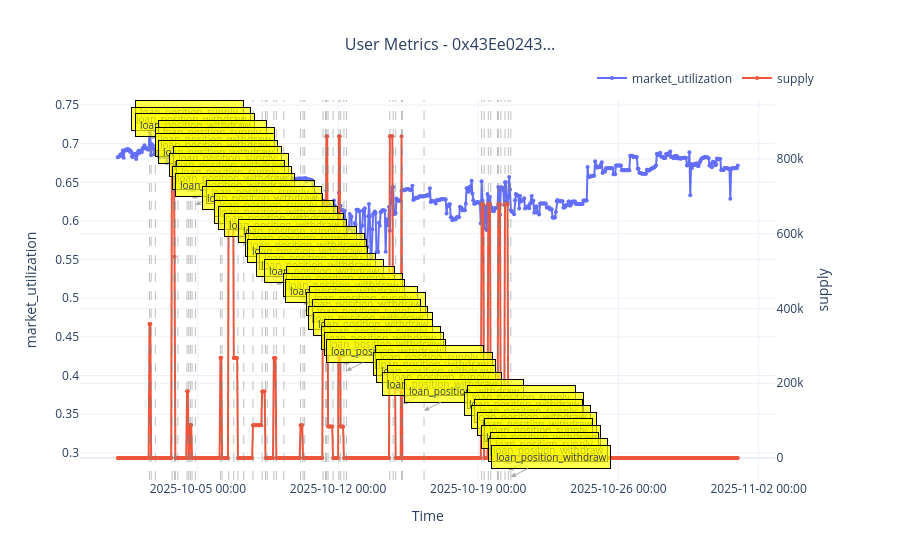

Notebook code for this chart:
### Code cell
MARKET = "eth_wsteth_usdc"
EVENTS_PATH = "/Users/yegortrussov/Documents/ml/lending_protocols/dataset_collection/data/markets_labelled"
HOURLY_MARKET_PATH = "/Users/yegortrussov/Documents/ml/lending_protocols/dataset_collection/data/markets_hourly_data"

df = pd.read_csv(f"{EVENTS_PATH}/{MARKET}.csv")
market_df = pd.read_csv(f"{HOURLY_MARKET_PATH}/{MARKET}.csv")

df.head(2)

hourly_df = create_hourly_user_dataset(
    df[df["user_address"].isin(solo_depositors)],
    market_df,
    n_hours=1,
    start_with_open=False
)
hourly_df["supply"] = hourly_df["supply"].clip(0,100000000)
plot_user_metrics(hourly_df, ['market_utilization', 'supply'], user_address='0x43Ee0243eA8CF02f7087d8B16C8D2007CC9c7cA2', 
                  dates_range=["2025-10-01", "2025-11-01"])
# )

### Figure 1 — Plotly figure (JSON) as saved in the notebook; plotly's stock layout.template omitted (floating-point values rounded to 4 significant figures; data arrays with more than 128 entries replaced by an {"elided": "..."} marker saying what was removed)
{"data": [{"line": {"color": "#636EFA", "width": 2}, "marker": {"size": 4}, "mode": "lines+markers", "name": "market_utilization", "type": "scatter", "x": {"elided": "744 str values"}, "xaxis": "x", "y": {"elided": "744 float values"}, "yaxis": "y"}, {"line": {"color": "#EF553B", "width": 2}, "marker": {"size": 4}, "mode": "lines+markers", "name": "supply", "type": "scatter", "x": {"elided": "744 str values"}, "xaxis": "x", "y": {"elided": "744 float values"}, "yaxis": "y2"}], "layout": {"annotations": [{"arrowcolor": "darkgray", "arrowhead": 2, "arrowsize": 1, "arrowwidth": 1, "ax": 40, "ay": -20, "bgcolor": "rgba(255, 255, 0, 0.7)", "bordercolor": "black", "borderpad": 4, "borderwidth": 1, "font": {"size": 10}, "showarrow": true, "text": "loan_position_supply", "x": "2025-10-02T14:01:59", "y": 0.7151, "yref": "y"}, {"arrowcolor": "darkgray", "arrowhead": 2, "arrowsize": 1, "arrowwidth": 1, "ax": 40, "ay": -20, "bgcolor": "rgba(255, 255, 0, 0.7)", "bordercolor": "black", "borderpad": 4, "borderwidth": 1, "font": {"size": 10}, "showarrow": true, "text": "loan_position_withdraw", "x": "2025-10-02T16:01:59", "y": 0.7065, "yref": "y"}, {"arrowcolor": "darkgray", "arrowhead": 2, "arrowsize": 1, "arrowwidth": 1, "ax": 40, "ay": -20, "bgcolor": "rgba(255, 255, 0, 0.7)", "bordercolor": "black", "borderpad": 4, "borderwidth": 1, "font": {"size": 10}, "showarrow": true, "text": "loan_position_withdraw", "x": "2025-10-02T21:01:59", "y": 0.6979, "yref": "y"}, {"arrowcolor": "darkgray", "arrowhead": 2, "arrowsize": 1, "arrowwidth": 1, "ax": 40, "ay": -20, "bgcolor": "rgba(255, 255, 0, 0.7)", "bordercolor": "black", "borderpad": 4, "borderwidth": 1, "font": {"size": 10}, "showarrow": true, "text": "loan_position_supply", "x": "2025-10-03T17:01:59", "y": 0.6893, "yref": "y"}, {"arrowcolor": "darkgray", "arrowhead": 2, "arrowsize": 1, "arrowwidth": 1, "ax": 40, "ay": -20, "bgcolor": "rgba(255, 255, 0, 0.7)", "bordercolor": "black", "borderpad": 4, "borderwidth": 1, "font": {"size": 10}, "showarrow": true, "text": "loan_position_withdraw", "x": "2025-10-03T20:01:59", "y": 0.6807, "yref": "y"}, {"arrowcolor": "darkgray", "arrowhead": 2, "arrowsize": 1, "arrowwidth": 1, "ax": 40, "ay": -20, "bgcolor": "rgba(255, 255, 0, 0.7)", "bordercolor": "black", "borderpad": 4, "borderwidth": 1, "font": {"size": 10}, "showarrow": true, "text": "loan_position_withdraw", "x": "2025-10-03T21:01:59", "y": 0.6722, "yref": "y"}, {"arrowcolor": "darkgray", "arrowhead": 2, "arrowsize": 1, "arrowwidth": 1, "ax": 40, "ay": -20, "bgcolor": "rgba(255, 255, 0, 0.7)", "bordercolor": "black", "borderpad": 4, "borderwidth": 1, "font": {"size": 10}, "showarrow": true, "text": "loan_position_withdraw", "x": "2025-10-04T00:01:59", "y": 0.6636, "yref": "y"}, {"arrowcolor": "darkgray", "arrowhead": 2, "arrowsize": 1, "arrowwidth": 1, "ax": 40, "ay": -20, "bgcolor": "rgba(255, 255, 0, 0.7)", "bordercolor": "black", "borderpad": 4, "borderwidth": 1, "font": {"size": 10}, "showarrow": true, "text": "loan_position_supply", "x": "2025-10-04T11:01:59", "y": 0.655, "yref": "y"}, {"arrowcolor": "darkgray", "arrowhead": 2, "arrowsize": 1, "arrowwidth": 1, "ax": 40, "ay": -20, "bgcolor": "rgba(255, 255, 0, 0.7)", "bordercolor": "black", "borderpad": 4, "borderwidth": 1, "font": {"size": 10}, "showarrow": true, "text": "loan_position_withdraw", "x": "2025-10-04T13:01:59", "y": 0.6464, "yref": "y"}, {"arrowcolor": "darkgray", "arrowhead": 2, "arrowsize": 1, "arrowwidth": 1, "ax": 40, "ay": -20, "bgcolor": "rgba(255, 255, 0, 0.7)", "bordercolor": "black", "borderpad": 4, "borderwidth": 1, "font": {"size": 10}, "showarrow": true, "text": "loan_position_supply", "x": "2025-10-04T15:01:59", "y": 0.6378, "yref": "y"}, {"arrowcolor": "darkgray", "arrowhead": 2, "arrowsize": 1, "arrowwidth": 1, "ax": 40, "ay": -20, "bgcolor": "rgba(255, 255, 0, 0.7)", "bordercolor": "black", "borderpad": 4, "borderwidth": 1, "font": {"size": 10}, "showarrow": true, "text": "loan_position_withdraw", "x": "2025-10-04T17:01:59", "y": 0.6292, "yref": "y"}, {"arrowcolor": "darkgray", "arrowhead": 2, "arrowsize": 1, "arrowwidth": 1, "ax": 40, "ay": -20, "bgcolor": "rgba(255, 255, 0, 0.7)", "bordercolor": "black", "borderpad": 4, "borderwidth": 1, "font": {"size": 10}, "showarrow": true, "text": "loan_position_withdraw", "x": "2025-10-04T21:01:59", "y": 0.6207, "yref": "y"}, {"arrowcolor": "darkgray", "arrowhead": 2, "arrowsize": 1, "arrowwidth": 1, "ax": 40, "ay": -20, "bgcolor": "rgba(255, 255, 0, 0.7)", "bordercolor": "black", "borderpad": 4, "borderwidth": 1, "font": {"size": 10}, "showarrow": true, "text": "loan_position_supply", "x": "2025-10-06T03:01:59", "y": 0.6121, "yref": "y"}, {"arrowcolor": "darkgray", "arrowhead": 2, "arrowsize": 1, "arrowwidth": 1, "ax": 40, "ay": -20, "bgcolor": "rgba(255, 255, 0, 0.7)", "bordercolor": "black", "borderpad": 4, "borderwidth": 1, "font": {"size": 10}, "showarrow": true, "text": "loan_position_withdraw", "x": "2025-10-06T05:01:59", "y": 0.6035, "yref": "y"}, {"arrowcolor": "darkgray", "arrowhead": 2, "arrowsize": 1, "arrowwidth": 1, "ax": 40, "ay": -20, "bgcolor": "rgba(255, 255, 0, 0.7)", "bordercolor": "black", "borderpad": 4, "borderwidth": 1, "font": {"size": 10}, "showarrow": true, "text": "loan_position_supply", "x": "2025-10-06T13:01:59", "y": 0.5949, "yref": "y"}, {"arrowcolor": "darkgray", "arrowhead": 2, "arrowsize": 1, "arrowwidth": 1, "ax": 40, "ay": -20, "bgcolor": "rgba(255, 255, 0, 0.7)", "bordercolor": "black", "borderpad": 4, "borderwidth": 1, "font": {"size": 10}, "showarrow": true, "text": "loan_position_withdraw", "x": "2025-10-06T19:01:59", "y": 0.5863, "yref": "y"}, {"arrowcolor": "darkgray", "arrowhead": 2, "arrowsize": 1, "arrowwidth": 1, "ax": 40, "ay": -20, "bgcolor": "rgba(255, 255, 0, 0.7)", "bordercolor": "black", "borderpad": 4, "borderwidth": 1, "font": {"size": 10}, "showarrow": true, "text": "loan_position_withdraw", "x": "2025-10-07T00:01:59", "y": 0.5777, "yref": "y"}, {"arrowcolor": "darkgray", "arrowhead": 2, "arrowsize": 1, "arrowwidth": 1, "ax": 40, "ay": -20, "bgcolor": "rgba(255, 255, 0, 0.7)", "bordercolor": "black", "borderpad": 4, "borderwidth": 1, "font": {"size": 10}, "showarrow": true, "text": "loan_position_withdraw", "x": "2025-10-07T07:01:59", "y": 0.5692, "yref": "y"}, {"arrowcolor": "darkgray", "arrowhead": 2, "arrowsize": 1, "arrowwidth": 1, "ax": 40, "ay": -20, "bgcolor": "rgba(255, 255, 0, 0.7)", "bordercolor": "black", "borderpad": 4, "borderwidth": 1, "font": {"size": 10}, "showarrow": true, "text": "loan_position_supply", "x": "2025-10-07T18:01:59", "y": 0.5606, "yref": "y"}, {"arrowcolor": "darkgray", "arrowhead": 2, "arrowsize": 1, "arrowwidth": 1, "ax": 40, "ay": -20, "bgcolor": "rgba(255, 255, 0, 0.7)", "bordercolor": "black", "borderpad": 4, "borderwidth": 1, "font": {"size": 10}, "showarrow": true, "text": "loan_position_supply", "x": "2025-10-08T05:01:59", "y": 0.552, "yref": "y"}, {"arrowcolor": "darkgray", "arrowhead": 2, "arrowsize": 1, "arrowwidth": 1, "ax": 40, "ay": -20, "bgcolor": "rgba(255, 255, 0, 0.7)", "bordercolor": "black", "borderpad": 4, "borderwidth": 1, "font": {"size": 10}, "showarrow": true, "text": "loan_position_withdraw", "x": "2025-10-08T09:01:59", "y": 0.5434, "yref": "y"}, {"arrowcolor": "darkgray", "arrowhead": 2, "arrowsize": 1, "arrowwidth": 1, "ax": 40, "ay": -20, "bgcolor": "rgba(255, 255, 0, 0.7)", "bordercolor": "black", "borderpad": 4, "borderwidth": 1, "font": {"size": 10}, "showarrow": true, "text": "loan_position_withdraw", "x": "2025-10-08T11:01:59", "y": 0.5348, "yref": "y"}, {"arrowcolor": "darkgray", "arrowhead": 2, "arrowsize": 1, "arrowwidth": 1, "ax": 40, "ay": -20, "bgcolor": "rgba(255, 255, 0, 0.7)", "bordercolor": "black", "borderpad": 4, "borderwidth": 1, "font": {"size": 10}, "showarrow": true, "text": "loan_position_supply", "x": "2025-10-08T19:01:59", "y": 0.5262, "yref": "y"}, {"arrowcolor": "darkgray", "arrowhead": 2, "arrowsize": 1, "arrowwidth": 1, "ax": 40, "ay": -20, "bgcolor": "rgba(255, 255, 0, 0.7)", "bordercolor": "black", "borderpad": 4, "borderwidth": 1, "font": {"size": 10}, "showarrow": true, "text": "loan_position_withdraw", "x": "2025-10-08T22:01:59", "y": 0.5177, "yref": "y"}, {"arrowcolor": "darkgray", "arrowhead": 2, "arrowsize": 1, "arrowwidth": 1, "ax": 40, "ay": -20, "bgcolor": "rgba(255, 255, 0, 0.7)", "bordercolor": "black", "borderpad": 4, "borderwidth": 1, "font": {"size": 10}, "showarrow": true, "text": "loan_position_withdraw", "x": "2025-10-09T07:01:59", "y": 0.5091, "yref": "y"}, {"arrowcolor": "darkgray", "arrowhead": 2, "arrowsize": 1, "arrowwidth": 1, "ax": 40, "ay": -20, "bgcolor": "rgba(255, 255, 0, 0.7)", "bordercolor": "black", "borderpad": 4, "borderwidth": 1, "font": {"size": 10}, "showarrow": true, "text": "loan_position_supply", "x": "2025-10-10T03:01:59", "y": 0.5005, "yref": "y"}, {"arrowcolor": "darkgray", "arrowhead": 2, "arrowsize": 1, "arrowwidth": 1, "ax": 40, "ay": -20, "bgcolor": "rgba(255, 255, 0, 0.7)", "bordercolor": "black", "borderpad": 4, "borderwidth": 1, "font": {"size": 10}, "showarrow": true, "text": "loan_position_withdraw", "x": "2025-10-10T06:01:59", "y": 0.4919, "yref": "y"}, {"arrowcolor": "darkgray", "arrowhead": 2, "arrowsize": 1, "arrowwidth": 1, "ax": 40, "ay": -20, "bgcolor": "rgba(255, 255, 0, 0.7)", "bordercolor": "black", "borderpad": 4, "borderwidth": 1, "font": {"size": 10}, "showarrow": true, "text": "loan_position_withdraw", "x": "2025-10-10T08:01:59", "y": 0.4833, "yref": "y"}, {"arrowcolor": "darkgray", "arrowhead": 2, "arrowsize": 1, "arrowwidth": 1, "ax": 40, "ay": -20, "bgcolor": "rgba(255, 255, 0, 0.7)", "bordercolor": "black", "borderpad": 4, "borderwidth": 1, "font": {"size": 10}, "showarrow": true, "text": "loan_position_supply", "x": "2025-10-11T06:01:59", "y": 0.4748, "yref": "y"}, {"arrowcolor": "darkgray", "arrowhead": 2, "arrowsize": 1, "arrowwidth": 1, "ax": 40, "ay": -20, "bgcolor": "rgba(255, 255, 0, 0.7)", "bordercolor": "black", "borderpad": 4, "borderwidth": 1, "font": {"size": 10}, "showarrow": true, "text": "loan_position_withdraw", "x": "2025-10-11T09:01:59", "y": 0.4662, "yref": "y"}, {"arrowcolor": "darkgray", "arrowhead": 2, "arrowsize": 1, "arrowwidth": 1, "ax": 40, "ay": -20, "bgcolor": "rgba(255, 255, 0, 0.7)", "bordercolor": "black", "borderpad": 4, "borderwidth": 1, "font": {"size": 10}, "showarrow": true, "text": "loan_position_supply", "x": "2025-10-11T10:01:59", "y": 0.4576, "yref": "y"}, {"arrowcolor": "darkgray", "arrowhead": 2, "arrowsize": 1, "arrowwidth": 1, "ax": 40, "ay": -20, "bgcolor": "rgba(255, 255, 0, 0.7)", "bordercolor": "black", "borderpad": 4, "borderwidth": 1, "font": {"size": 10}, "showarrow": true, "text": "loan_position_withdraw", "x": "2025-10-11T12:01:59", "y": 0.449, "yref": "y"}, {"arrowcolor": "darkgray", "arrowhead": 2, "arrowsize": 1, "arrowwidth": 1, "ax": 40, "ay": -20, "bgcolor": "rgba(255, 255, 0, 0.7)", "bordercolor": "black", "borderpad": 4, "borderwidth": 1, "font": {"size": 10}, "showarrow": true, "text": "loan_position_withdraw", "x": "2025-10-11T18:01:59", "y": 0.4404, "yref": "y"}, {"arrowcolor": "darkgray", "arrowhead": 2, "arrowsize": 1, "arrowwidth": 1, "ax": 40, "ay": -20, "bgcolor": "rgba(255, 255, 0, 0.7)", "bordercolor": "black", "borderpad": 4, "borderwidth": 1, "font": {"size": 10}, "showarrow": true, "text": "loan_position_supply", "x": "2025-10-12T01:01:59", "y": 0.4318, "yref": "y"}, {"arrowcolor": "darkgray", "arrowhead": 2, "arrowsize": 1, "arrowwidth": 1, "ax": 40, "ay": -20, "bgcolor": "rgba(255, 255, 0, 0.7)", "bordercolor": "black", "borderpad": 4, "borderwidth": 1, "font": {"size": 10}, "showarrow": true, "text": "loan_position_withdraw", "x": "2025-10-12T03:01:59", "y": 0.4233, "yref": "y"}, {"arrowcolor": "darkgray", "arrowhead": 2, "arrowsize": 1, "arrowwidth": 1, "ax": 40, "ay": -20, "bgcolor": "rgba(255, 255, 0, 0.7)", "bordercolor": "black", "borderpad": 4, "borderwidth": 1, "font": {"size": 10}, "showarrow": true, "text": "loan_position_withdraw", "x": "2025-10-12T07:01:59", "y": 0.4147, "yref": "y"}, {"arrowcolor": "darkgray", "arrowhead": 2, "arrowsize": 1, "arrowwidth": 1, "ax": 40, "ay": -20, "bgcolor": "rgba(255, 255, 0, 0.7)", "bordercolor": "black", "borderpad": 4, "borderwidth": 1, "font": {"size": 10}, "showarrow": true, "text": "loan_position_withdraw", "x": "2025-10-12T10:01:59", "y": 0.4061, "yref": "y"}, {"arrowcolor": "darkgray", "arrowhead": 2, "arrowsize": 1, "arrowwidth": 1, "ax": 40, "ay": -20, "bgcolor": "rgba(255, 255, 0, 0.7)", "bordercolor": "black", "borderpad": 4, "borderwidth": 1, "font": {"size": 10}, "showarrow": true, "text": "loan_position_supply", "x": "2025-10-14T14:01:59", "y": 0.3975, "yref": "y"}, {"arrowcolor": "darkgray", "arrowhead": 2, "arrowsize": 1, "arrowwidth": 1, "ax": 40, "ay": -20, "bgcolor": "rgba(255, 255, 0, 0.7)", "bordercolor": "black", "borderpad": 4, "borderwidth": 1, "font": {"size": 10}, "showarrow": true, "text": "loan_position_withdraw", "x": "2025-10-14T18:01:59", "y": 0.3889, "yref": "y"}, {"arrowcolor": "darkgray", "arrowhead": 2, "arrowsize": 1, "arrowwidth": 1, "ax": 40, "ay": -20, "bgcolor": "rgba(255, 255, 0, 0.7)", "bordercolor": "black", "borderpad": 4, "borderwidth": 1, "font": {"size": 10}, "showarrow": true, "text": "loan_position_withdraw", "x": "2025-10-14T21:01:59", "y": 0.3803, "yref": "y"}, {"arrowcolor": "darkgray", "arrowhead": 2, "arrowsize": 1, "arrowwidth": 1, "ax": 40, "ay": -20, "bgcolor": "rgba(255, 255, 0, 0.7)", "bordercolor": "black", "borderpad": 4, "borderwidth": 1, "font": {"size": 10}, "showarrow": true, "text": "loan_position_supply", "x": "2025-10-15T04:01:59", "y": 0.3718, "yref": "y"}, {"arrowcolor": "darkgray", "arrowhead": 2, "arrowsize": 1, "arrowwidth": 1, "ax": 40, "ay": -20, "bgcolor": "rgba(255, 255, 0, 0.7)", "bordercolor": "black", "borderpad": 4, "borderwidth": 1, "font": {"size": 10}, "showarrow": true, "text": "loan_position_withdraw", "x": "2025-10-15T05:01:59", "y": 0.3632, "yref": "y"}, {"arrowcolor": "darkgray", "arrowhead": 2, "arrowsize": 1, "arrowwidth": 1, "ax": 40, "ay": -20, "bgcolor": "rgba(255, 255, 0, 0.7)", "bordercolor": "black", "borderpad": 4, "borderwidth": 1, "font": {"size": 10}, "showarrow": true, "text": "loan_position_withdraw", "x": "2025-10-16T07:01:59", "y": 0.3546, "yref": "y"}, {"arrowcolor": "darkgray", "arrowhead": 2, "arrowsize": 1, "arrowwidth": 1, "ax": 40, "ay": -20, "bgcolor": "rgba(255, 255, 0, 0.7)", "bordercolor": "black", "borderpad": 4, "borderwidth": 1, "font": {"size": 10}, "showarrow": true, "text": "loan_position_supply", "x": "2025-10-19T04:01:59", "y": 0.346, "yref": "y"}, {"arrowcolor": "darkgray", "arrowhead": 2, "arrowsize": 1, "arrowwidth": 1, "ax": 40, "ay": -20, "bgcolor": "rgba(255, 255, 0, 0.7)", "bordercolor": "black", "borderpad": 4, "borderwidth": 1, "font": {"size": 10}, "showarrow": true, "text": "loan_position_withdraw", "x": "2025-10-19T07:01:59", "y": 0.3374, "yref": "y"}, {"arrowcolor": "darkgray", "arrowhead": 2, "arrowsize": 1, "arrowwidth": 1, "ax": 40, "ay": -20, "bgcolor": "rgba(255, 255, 0, 0.7)", "bordercolor": "black", "borderpad": 4, "borderwidth": 1, "font": {"size": 10}, "showarrow": true, "text": "loan_position_supply", "x": "2025-10-19T12:01:59", "y": 0.3288, "yref": "y"}, {"arrowcolor": "darkgray", "arrowhead": 2, "arrowsize": 1, "arrowwidth": 1, "ax": 40, "ay": -20, "bgcolor": "rgba(255, 255, 0, 0.7)", "bordercolor": "black", "borderpad": 4, "borderwidth": 1, "font": {"size": 10}, "showarrow": true, "text": "loan_position_withdraw", "x": "2025-10-19T15:01:59", "y": 0.3203, "yref": "y"}, {"arrowcolor": "darkgray", "arrowhead": 2, "arrowsize": 1, "arrowwidth": 1, "ax": 40, "ay": -20, "bgcolor": "rgba(255, 255, 0, 0.7)", "bordercolor": "black", "borderpad": 4, "borderwidth": 1, "font": {"size": 10}, "showarrow": true, "text": "loan_position_withdraw", "x": "2025-10-19T23:01:59", "y": 0.3117, "yref": "y"}, {"arrowcolor": "darkgray", "arrowhead": 2, "arrowsize": 1, "arrowwidth": 1, "ax": 40, "ay": -20, "bgcolor": "rgba(255, 255, 0, 0.7)", "bordercolor": "black", "borderpad": 4, "borderwidth": 1, "font": {"size": 10}, "showarrow": true, "text": "loan_position_supply", "x": "2025-10-20T00:01:59", "y": 0.3031, "yref": "y"}, {"arrowcolor": "darkgray", "arrowhead": 2, "arrowsize": 1, "arrowwidth": 1, "ax": 40, "ay": -20, "bgcolor": "rgba(255, 255, 0, 0.7)", "bordercolor": "black", "borderpad": 4, "borderwidth": 1, "font": {"size": 10}, "showarrow": true, "text": "loan_position_withdraw", "x": "2025-10-20T03:01:59", "y": 0.2945, "yref": "y"}, {"arrowcolor": "darkgray", "arrowhead": 2, "arrowsize": 1, "arrowwidth": 1, "ax": 40, "ay": -20, "bgcolor": "rgba(255, 255, 0, 0.7)", "bordercolor": "black", "borderpad": 4, "borderwidth": 1, "font": {"size": 10}, "showarrow": true, "text": "loan_position_supply", "x": "2025-10-20T08:01:59", "y": 0.2859, "yref": "y"}, {"arrowcolor": "darkgray", "arrowhead": 2, "arrowsize": 1, "arrowwidth": 1, "ax": 40, "ay": -20, "bgcolor": "rgba(255, 255, 0, 0.7)", "bordercolor": "black", "borderpad": 4, "borderwidth": 1, "font": {"size": 10}, "showarrow": true, "text": "loan_position_withdraw", "x": "2025-10-20T12:01:59", "y": 0.2773, "yref": "y"}, {"arrowcolor": "darkgray", "arrowhead": 2, "arrowsize": 1, "arrowwidth": 1, "ax": 40, "ay": -20, "bgcolor": "rgba(255, 255, 0, 0.7)", "bordercolor": "black", "borderpad": 4, "borderwidth": 1, "font": {"size": 10}, "showarrow": true, "text": "loan_position_withdraw", "x": "2025-10-20T15:01:59", "y": 0.2688, "yref": "y"}], "hovermode": "x unified", "legend": {"orientation": "h", "x": 1, "xanchor": "right", "y": 1.02, "yanchor": "bottom"}, "shapes": [{"line": {"color": "gray", "dash": "dash", "width": 1}, "opacity": 0.5, "type": "line", "x0": "2025-10-02T14:01:59", "x1": "2025-10-02T14:01:59", "xref": "x", "y0": 0, "y1": 1, "yref": "y domain"}, {"line": {"color": "gray", "dash": "dash", "width": 1}, "opacity": 0.5, "type": "line", "x0": "2025-10-02T16:01:59", "x1": "2025-10-02T16:01:59", "xref": "x", "y0": 0, "y1": 1, "yref": "y domain"}, {"line": {"color": "gray", "dash": "dash", "width": 1}, "opacity": 0.5, "type": "line", "x0": "2025-10-02T21:01:59", "x1": "2025-10-02T21:01:59", "xref": "x", "y0": 0, "y1": 1, "yref": "y domain"}, {"line": {"color": "gray", "dash": "dash", "width": 1}, "opacity": 0.5, "type": "line", "x0": "2025-10-03T17:01:59", "x1": "2025-10-03T17:01:59", "xref": "x", "y0": 0, "y1": 1, "yref": "y domain"}, {"line": {"color": "gray", "dash": "dash", "width": 1}, "opacity": 0.5, "type": "line", "x0": "2025-10-03T20:01:59", "x1": "2025-10-03T20:01:59", "xref": "x", "y0": 0, "y1": 1, "yref": "y domain"}, {"line": {"color": "gray", "dash": "dash", "width": 1}, "opacity": 0.5, "type": "line", "x0": "2025-10-03T21:01:59", "x1": "2025-10-03T21:01:59", "xref": "x", "y0": 0, "y1": 1, "yref": "y domain"}, {"line": {"color": "gray", "dash": "dash", "width": 1}, "opacity": 0.5, "type": "line", "x0": "2025-10-04T00:01:59", "x1": "2025-10-04T00:01:59", "xref": "x", "y0": 0, "y1": 1, "yref": "y domain"}, {"line": {"color": "gray", "dash": "dash", "width": 1}, "opacity": 0.5, "type": "line", "x0": "2025-10-04T11:01:59", "x1": "2025-10-04T11:01:59", "xref": "x", "y0": 0, "y1": 1, "yref": "y domain"}, {"line": {"color": "gray", "dash": "dash", "width": 1}, "opacity": 0.5, "type": "line", "x0": "2025-10-04T13:01:59", "x1": "2025-10-04T13:01:59", "xref": "x", "y0": 0, "y1": 1, "yref": "y domain"}, {"line": {"color": "gray", "dash": "dash", "width": 1}, "opacity": 0.5, "type": "line", "x0": "2025-10-04T15:01:59", "x1": "2025-10-04T15:01:59", "xref": "x", "y0": 0, "y1": 1, "yref": "y domain"}, {"line": {"color": "gray", "dash": "dash", "width": 1}, "opacity": 0.5, "type": "line", "x0": "2025-10-04T17:01:59", "x1": "2025-10-04T17:01:59", "xref": "x", "y0": 0, "y1": 1, "yref": "y domain"}, {"line": {"color": "gray", "dash": "dash", "width": 1}, "opacity": 0.5, "type": "line", "x0": "2025-10-04T21:01:59", "x1": "2025-10-04T21:01:59", "xref": "x", "y0": 0, "y1": 1, "yref": "y domain"}, {"line": {"color": "gray", "dash": "dash", "width": 1}, "opacity": 0.5, "type": "line", "x0": "2025-10-06T03:01:59", "x1": "2025-10-06T03:01:59", "xref": "x", "y0": 0, "y1": 1, "yref": "y domain"}, {"line": {"color": "gray", "dash": "dash", "width": 1}, "opacity": 0.5, "type": "line", "x0": "2025-10-06T05:01:59", "x1": "2025-10-06T05:01:59", "xref": "x", "y0": 0, "y1": 1, "yref": "y domain"}, {"line": {"color": "gray", "dash": "dash", "width": 1}, "opacity": 0.5, "type": "line", "x0": "2025-10-06T13:01:59", "x1": "2025-10-06T13:01:59", "xref": "x", "y0": 0, "y1": 1, "yref": "y domain"}, {"line": {"color": "gray", "dash": "dash", "width": 1}, "opacity": 0.5, "type": "line", "x0": "2025-10-06T19:01:59", "x1": "2025-10-06T19:01:59", "xref": "x", "y0": 0, "y1": 1, "yref": "y domain"}, {"line": {"color": "gray", "dash": "dash", "width": 1}, "opacity": 0.5, "type": "line", "x0": "2025-10-07T00:01:59", "x1": "2025-10-07T00:01:59", "xref": "x", "y0": 0, "y1": 1, "yref": "y domain"}, {"line": {"color": "gray", "dash": "dash", "width": 1}, "opacity": 0.5, "type": "line", "x0": "2025-10-07T07:01:59", "x1": "2025-10-07T07:01:59", "xref": "x", "y0": 0, "y1": 1, "yref": "y domain"}, {"line": {"color": "gray", "dash": "dash", "width": 1}, "opacity": 0.5, "type": "line", "x0": "2025-10-07T18:01:59", "x1": "2025-10-07T18:01:59", "xref": "x", "y0": 0, "y1": 1, "yref": "y domain"}, {"line": {"color": "gray", "dash": "dash", "width": 1}, "opacity": 0.5, "type": "line", "x0": "2025-10-08T05:01:59", "x1": "2025-10-08T05:01:59", "xref": "x", "y0": 0, "y1": 1, "yref": "y domain"}, {"line": {"color": "gray", "dash": "dash", "width": 1}, "opacity": 0.5, "type": "line", "x0": "2025-10-08T09:01:59", "x1": "2025-10-08T09:01:59", "xref": "x", "y0": 0, "y1": 1, "yref": "y domain"}, {"line": {"color": "gray", "dash": "dash", "width": 1}, "opacity": 0.5, "type": "line", "x0": "2025-10-08T11:01:59", "x1": "2025-10-08T11:01:59", "xref": "x", "y0": 0, "y1": 1, "yref": "y domain"}, {"line": {"color": "gray", "dash": "dash", "width": 1}, "opacity": 0.5, "type": "line", "x0": "2025-10-08T19:01:59", "x1": "2025-10-08T19:01:59", "xref": "x", "y0": 0, "y1": 1, "yref": "y domain"}, {"line": {"color": "gray", "dash": "dash", "width": 1}, "opacity": 0.5, "type": "line", "x0": "2025-10-08T22:01:59", "x1": "2025-10-08T22:01:59", "xref": "x", "y0": 0, "y1": 1, "yref": "y domain"}, {"line": {"color": "gray", "dash": "dash", "width": 1}, "opacity": 0.5, "type": "line", "x0": "2025-10-09T07:01:59", "x1": "2025-10-09T07:01:59", "xref": "x", "y0": 0, "y1": 1, "yref": "y domain"}, {"line": {"color": "gray", "dash": "dash", "width": 1}, "opacity": 0.5, "type": "line", "x0": "2025-10-10T03:01:59", "x1": "2025-10-10T03:01:59", "xref": "x", "y0": 0, "y1": 1, "yref": "y domain"}, {"line": {"color": "gray", "dash": "dash", "width": 1}, "opacity": 0.5, "type": "line", "x0": "2025-10-10T06:01:59", "x1": "2025-10-10T06:01:59", "xref": "x", "y0": 0, "y1": 1, "yref": "y domain"}, {"line": {"color": "gray", "dash": "dash", "width": 1}, "opacity": 0.5, "type": "line", "x0": "2025-10-10T08:01:59", "x1": "2025-10-10T08:01:59", "xref": "x", "y0": 0, "y1": 1, "yref": "y domain"}, {"line": {"color": "gray", "dash": "dash", "width": 1}, "opacity": 0.5, "type": "line", "x0": "2025-10-11T06:01:59", "x1": "2025-10-11T06:01:59", "xref": "x", "y0": 0, "y1": 1, "yref": "y domain"}, {"line": {"color": "gray", "dash": "dash", "width": 1}, "opacity": 0.5, "type": "line", "x0": "2025-10-11T09:01:59", "x1": "2025-10-11T09:01:59", "xref": "x", "y0": 0, "y1": 1, "yref": "y domain"}, {"line": {"color": "gray", "dash": "dash", "width": 1}, "opacity": 0.5, "type": "line", "x0": "2025-10-11T10:01:59", "x1": "2025-10-11T10:01:59", "xref": "x", "y0": 0, "y1": 1, "yref": "y domain"}, {"line": {"color": "gray", "dash": "dash", "width": 1}, "opacity": 0.5, "type": "line", "x0": "2025-10-11T12:01:59", "x1": "2025-10-11T12:01:59", "xref": "x", "y0": 0, "y1": 1, "yref": "y domain"}, {"line": {"color": "gray", "dash": "dash", "width": 1}, "opacity": 0.5, "type": "line", "x0": "2025-10-11T18:01:59", "x1": "2025-10-11T18:01:59", "xref": "x", "y0": 0, "y1": 1, "yref": "y domain"}, {"line": {"color": "gray", "dash": "dash", "width": 1}, "opacity": 0.5, "type": "line", "x0": "2025-10-12T01:01:59", "x1": "2025-10-12T01:01:59", "xref": "x", "y0": 0, "y1": 1, "yref": "y domain"}, {"line": {"color": "gray", "dash": "dash", "width": 1}, "opacity": 0.5, "type": "line", "x0": "2025-10-12T03:01:59", "x1": "2025-10-12T03:01:59", "xref": "x", "y0": 0, "y1": 1, "yref": "y domain"}, {"line": {"color": "gray", "dash": "dash", "width": 1}, "opacity": 0.5, "type": "line", "x0": "2025-10-12T07:01:59", "x1": "2025-10-12T07:01:59", "xref": "x", "y0": 0, "y1": 1, "yref": "y domain"}, {"line": {"color": "gray", "dash": "dash", "width": 1}, "opacity": 0.5, "type": "line", "x0": "2025-10-12T10:01:59", "x1": "2025-10-12T10:01:59", "xref": "x", "y0": 0, "y1": 1, "yref": "y domain"}, {"line": {"color": "gray", "dash": "dash", "width": 1}, "opacity": 0.5, "type": "line", "x0": "2025-10-14T14:01:59", "x1": "2025-10-14T14:01:59", "xref": "x", "y0": 0, "y1": 1, "yref": "y domain"}, {"line": {"color": "gray", "dash": "dash", "width": 1}, "opacity": 0.5, "type": "line", "x0": "2025-10-14T18:01:59", "x1": "2025-10-14T18:01:59", "xref": "x", "y0": 0, "y1": 1, "yref": "y domain"}, {"line": {"color": "gray", "dash": "dash", "width": 1}, "opacity": 0.5, "type": "line", "x0": "2025-10-14T21:01:59", "x1": "2025-10-14T21:01:59", "xref": "x", "y0": 0, "y1": 1, "yref": "y domain"}, {"line": {"color": "gray", "dash": "dash", "width": 1}, "opacity": 0.5, "type": "line", "x0": "2025-10-15T04:01:59", "x1": "2025-10-15T04:01:59", "xref": "x", "y0": 0, "y1": 1, "yref": "y domain"}, {"line": {"color": "gray", "dash": "dash", "width": 1}, "opacity": 0.5, "type": "line", "x0": "2025-10-15T05:01:59", "x1": "2025-10-15T05:01:59", "xref": "x", "y0": 0, "y1": 1, "yref": "y domain"}, {"line": {"color": "gray", "dash": "dash", "width": 1}, "opacity": 0.5, "type": "line", "x0": "2025-10-16T07:01:59", "x1": "2025-10-16T07:01:59", "xref": "x", "y0": 0, "y1": 1, "yref": "y domain"}, {"line": {"color": "gray", "dash": "dash", "width": 1}, "opacity": 0.5, "type": "line", "x0": "2025-10-19T04:01:59", "x1": "2025-10-19T04:01:59", "xref": "x", "y0": 0, "y1": 1, "yref": "y domain"}, {"line": {"color": "gray", "dash": "dash", "width": 1}, "opacity": 0.5, "type": "line", "x0": "2025-10-19T07:01:59", "x1": "2025-10-19T07:01:59", "xref": "x", "y0": 0, "y1": 1, "yref": "y domain"}, {"line": {"color": "gray", "dash": "dash", "width": 1}, "opacity": 0.5, "type": "line", "x0": "2025-10-19T12:01:59", "x1": "2025-10-19T12:01:59", "xref": "x", "y0": 0, "y1": 1, "yref": "y domain"}, {"line": {"color": "gray", "dash": "dash", "width": 1}, "opacity": 0.5, "type": "line", "x0": "2025-10-19T15:01:59", "x1": "2025-10-19T15:01:59", "xref": "x", "y0": 0, "y1": 1, "yref": "y domain"}, {"line": {"color": "gray", "dash": "dash", "width": 1}, "opacity": 0.5, "type": "line", "x0": "2025-10-19T23:01:59", "x1": "2025-10-19T23:01:59", "xref": "x", "y0": 0, "y1": 1, "yref": "y domain"}, {"line": {"color": "gray", "dash": "dash", "width": 1}, "opacity": 0.5, "type": "line", "x0": "2025-10-20T00:01:59", "x1": "2025-10-20T00:01:59", "xref": "x", "y0": 0, "y1": 1, "yref": "y domain"}, {"line": {"color": "gray", "dash": "dash", "width": 1}, "opacity": 0.5, "type": "line", "x0": "2025-10-20T03:01:59", "x1": "2025-10-20T03:01:59", "xref": "x", "y0": 0, "y1": 1, "yref": "y domain"}, {"line": {"color": "gray", "dash": "dash", "width": 1}, "opacity": 0.5, "type": "line", "x0": "2025-10-20T08:01:59", "x1": "2025-10-20T08:01:59", "xref": "x", "y0": 0, "y1": 1, "yref": "y domain"}, {"line": {"color": "gray", "dash": "dash", "width": 1}, "opacity": 0.5, "type": "line", "x0": "2025-10-20T12:01:59", "x1": "2025-10-20T12:01:59", "xref": "x", "y0": 0, "y1": 1, "yref": "y domain"}, {"line": {"color": "gray", "dash": "dash", "width": 1}, "opacity": 0.5, "type": "line", "x0": "2025-10-20T15:01:59", "x1": "2025-10-20T15:01:59", "xref": "x", "y0": 0, "y1": 1, "yref": "y domain"}], "title": {"font": {"size": 16}, "text": "User Metrics - 0x43Ee0243...", "x": 0.5}, "xaxis": {"anchor": "y", "domain": [0, 0.94], "tickformat": "%Y-%m-%d %H:%M", "title": {"text": "Time"}}, "yaxis": {"anchor": "x", "domain": [0, 1], "title": {"text": "market_utilization"}}, "yaxis2": {"anchor": "x", "overlaying": "y", "side": "right", "title": {"text": "supply"}}}}
